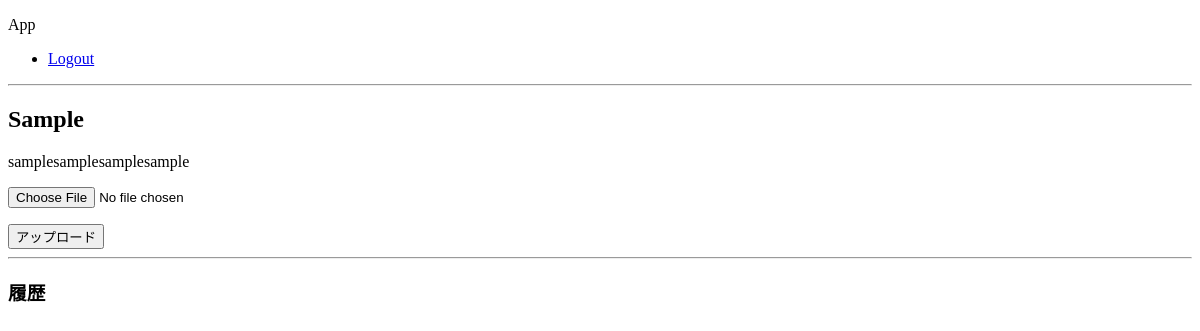
The page /uploads/1/ (signed in) on the database as committed earlier.
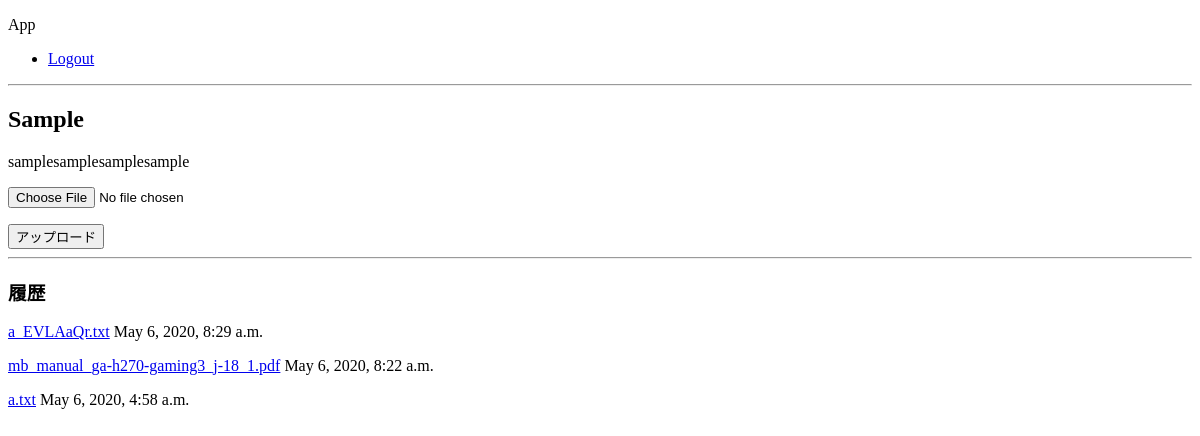
The same page on the database as committed later.
### app/models.py (models this page shows, shortened)
class UploadFile(models.Model):
    file = models.FileField()
    user = models.ForeignKey(get_user_model(), on_delete=models.CASCADE)
    detail = models.ForeignKey(UploadDetail, on_delete=models.CASCADE)
    created = models.DateTimeField(default=timezone.now)

### app/views.py (the view, shortened to what this page needs)
# urls.py: path('<int:detail_id>/', views.upload_file, name='upload_file')
def upload_file(request, detail_id):
    user_id = request.user.id
    detail = UploadDetail.objects.get(id=detail_id)
    form = UploadFileForm()
    uploaded_files = UploadFile.objects.filter(detail_id=detail_id, user_id=user_id).order_by('-id')
    return render(request, 'upload_file.html', context={
        'detail': detail,
        'form': form,
        'uploaded_files': uploaded_files,
    })

### app/forms.py
class UploadFileForm(forms.ModelForm):
    class Meta:
        model = UploadFile
        fields = ('file', )

### templates/upload_file.html (shortened to what this page needs)
{% extends 'base.html' %}
{% block content %}
<hr>
<h2>{{ detail.title }}</h2>
<p>{{ detail.text }}</p>
<form action="" method="POST" enctype="multipart/form-data" onSubmit="return check()">
    <p>{{ form.file }}</p>
    <button type="submit">アップロード</button>
</form>
<hr>
<h3>履歴</h3>
{% for uploaded in uploaded_files %}
<p><a href='{{uploaded.file.url}}'>{{ uploaded.file }}</a> {{ uploaded.created }}</p>
{% endfor %}
{% endblock %}

Rows that differ between the two databases and show on the page:
added UploadFile: file "a_EVLAaQr.txt", created "May 6, 2020, 8:29 a.m."
added UploadFile: file "mb_manual_ga-h270-gaming3_j-18_1.pdf", created "May 6, 2020, 8:22 a.m."
added UploadFile: file "a.txt", created "May 6, 2020, 4:58 a.m."
